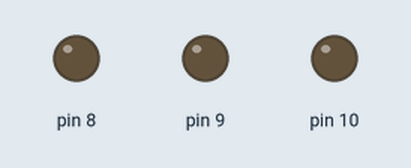
Simulated run of this sketch. Board: Arduino Uno, built with avr-gcc and run on an emulated ATmega328P. On the bench: output pins drawn as LEDs (lit = HIGH). What the sketch prints to the serial monitor is not drawn.

Above: at 0.05 s.
At 12.65 s:
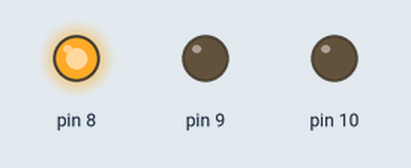
At 25.45 s:
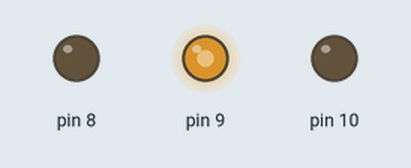
At 50.85 s:
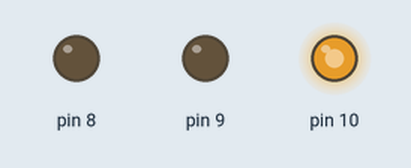
Timing chart, 0 to 66.3 s (numbered marks = the images above):
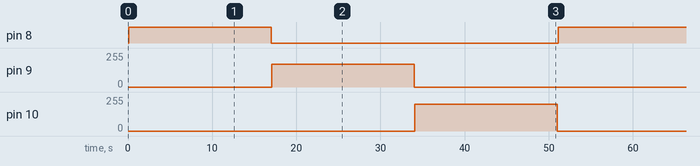

The sketch:

MOSFET_Test.ino
```cpp
#include "MOSFET.h"

MOSFET L1(8);
MOSFET L2(9);
MOSFET L3(10);

unsigned long programPeriod = 100; //in ms
unsigned long previousTime = 0;
int switchVar = 0;
int counter = 0;

uint8_t dc = 255;


void setup() {
  Serial.begin(9600);
  L2.initHfPwm(1);
  L1.off();
  L2.off();
  L3.off();

}

void loop() {
  //Rampe
  /*
     überprüfe Lüfter Datasheet auf was für eine Spannung sie maximal gedrosselt werden können
      --> beide auf 8V --> PWM: dc,min = 170
     Rampe ohne HF PWM
     Rampe mit HF PWM
     Vergleich
     Lüfter 2 funktioniert mit f=32kHz und bis zu 8 V
     Lüfter 3 funktioniert nicht mit 8V

  */

  if (millis() - previousTime >= programPeriod) {
    previousTime = millis();

    switch (switchVar) {
      case 0:

        L1.on();
        counter++;
        if ( counter == 170) {
          L1.off();
          counter = 0;
          switchVar = 5;
        }

        break;

      case 1:
        L2.pwm(dc);
        dc--;
        if ( dc == 170) {
          switchVar++;
        }

        break;

      case 2:

        L2.pwm(dc);
        dc++;
        if ( dc == 255) {
          L2.off();
          switchVar++;
        }
        break;

      case 3:
        L3.pwm(dc);
        dc--;
        if ( dc == 170) {
          switchVar++;
        }
        break;

      case 4:
        L3.pwm(dc);
        dc++;
        if ( dc == 255) {
          L3.off();
          switchVar = 0;
        }
        break;

      case 5:
        L2.pwm(170);
        counter++;
        if ( counter == 170) {
          L2.off();
          counter = 0;
          switchVar++;
        }
        break;

      case 6:
        L3.pwm(200);
        counter++;
        if ( counter == 170) {
          L3.off();
          counter = 0;
          switchVar = 0;
        }
        break;
    }

  }
}
```

MOSFET.h
```cpp
#ifndef MOSFET_H
#define MOSFET_H

// High Frequncy Mode wird nur auf Pin 9 und 10 unterstützt, denn nur Timer 1 wird verändert
class MOSFET{
  private:
    uint8_t _gate;
    uint8_t _hf;
    const byte _mask = B11111000;

  public:
    MOSFET(uint8_t gate): _gate(gate)
    {
    };
    void on(){
      analogWrite(_gate, 255);
    };
    void off(){
      analogWrite(_gate, 0);
    };
    void pwm(uint8_t dc){
      analogWrite(_gate, dc);
    };
    void initHfPwm(uint8_t prescale){
      Serial.println("Fuck you Eric");
      TCCR1B = (TCCR1B & _mask)| prescale;
    };
};


#endif
```

Measured:
- by itself, pin 8: alternates HIGH for 16.9 s and LOW for 34.1 s
- by itself, pin 9: alternates 170/255 for 16.9 s and 0/255 for 34.1 s
- by itself, pin 10: alternates 200/255 for 16.9 s and 0/255 for 34.1 s
